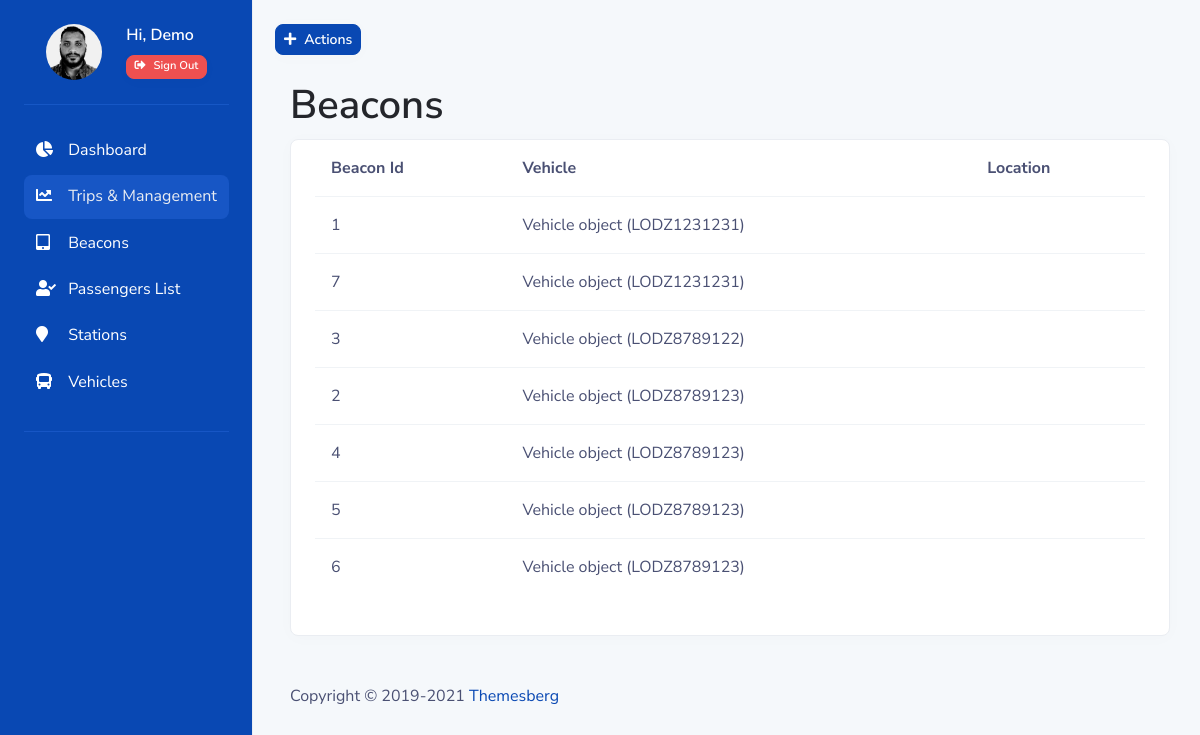
The page /beacons/ on the database its author committed.
### smartcity_app/models.py (models this page shows, shortened)
class Beacon(models.Model):
    beacon_id = models.AutoField(primary_key=True)
    location = fields.PointField(verbose_name = 'location', max_length=256)
    vehicle_id = models.ForeignKey(Vehicle, null=False, on_delete= models.DO_NOTHING, default=1)

class Vehicle(models.Model):
    vehicle_id = models.CharField(max_length=256,primary_key= True)

### smartcity_app/views.py (the view)
# urls.py: path('beacons/',Beacons.as_view(), name='beacons'),
class Beacons(generic.ListView):
    model =models.Beacon
    template_name = 'beacons.html'
    def get_context_data(self, **kwargs):
        context = super().get_context_data(**kwargs)
        return context

### templates/beacons.html (shortened to what this page needs)
{% extends "base.html" %}
{% load bootstrap4 %}
{% block content %}
<div class="container">
    <h1>Beacons</h1>
<div class="card card-body border-light shadow-sm table-wrapper table-responsive pt-0">
  <table class="table table-hover">
    <thead>
      <tr>
        <th class="border-0">Beacon Id</th>
        <th class="border-0">Vehicle</th>
        <th class="border-0">Location</th>
      </tr>
    </thead>
    <tbody>
    {% for beacon in object_list %}
      <tr>
	<td><span class="font-weight-normal">{{beacon.beacon_id}}</span></td>
	<td><span class="font-weight-normal">{{beacon.vehicle_id}}</span></td>
	<td></td>
     </tr>
    {% endfor %}
    </tbody>
  </table>
 </div>
</div>
{% endblock %}

### rows shown on the page
Beacon: beacon_id "1", vehicle_id "Vehicle object (LODZ1231231)"
Beacon: beacon_id "7", vehicle_id "Vehicle object (LODZ1231231)"
Beacon: beacon_id "3", vehicle_id "Vehicle object (LODZ8789122)"
Beacon: beacon_id "2", vehicle_id "Vehicle object (LODZ8789123)"
Beacon: beacon_id "4", vehicle_id "Vehicle object (LODZ8789123)"
Beacon: beacon_id "5", vehicle_id "Vehicle object (LODZ8789123)"
Beacon: beacon_id "6", vehicle_id "Vehicle object (LODZ8789123)"
